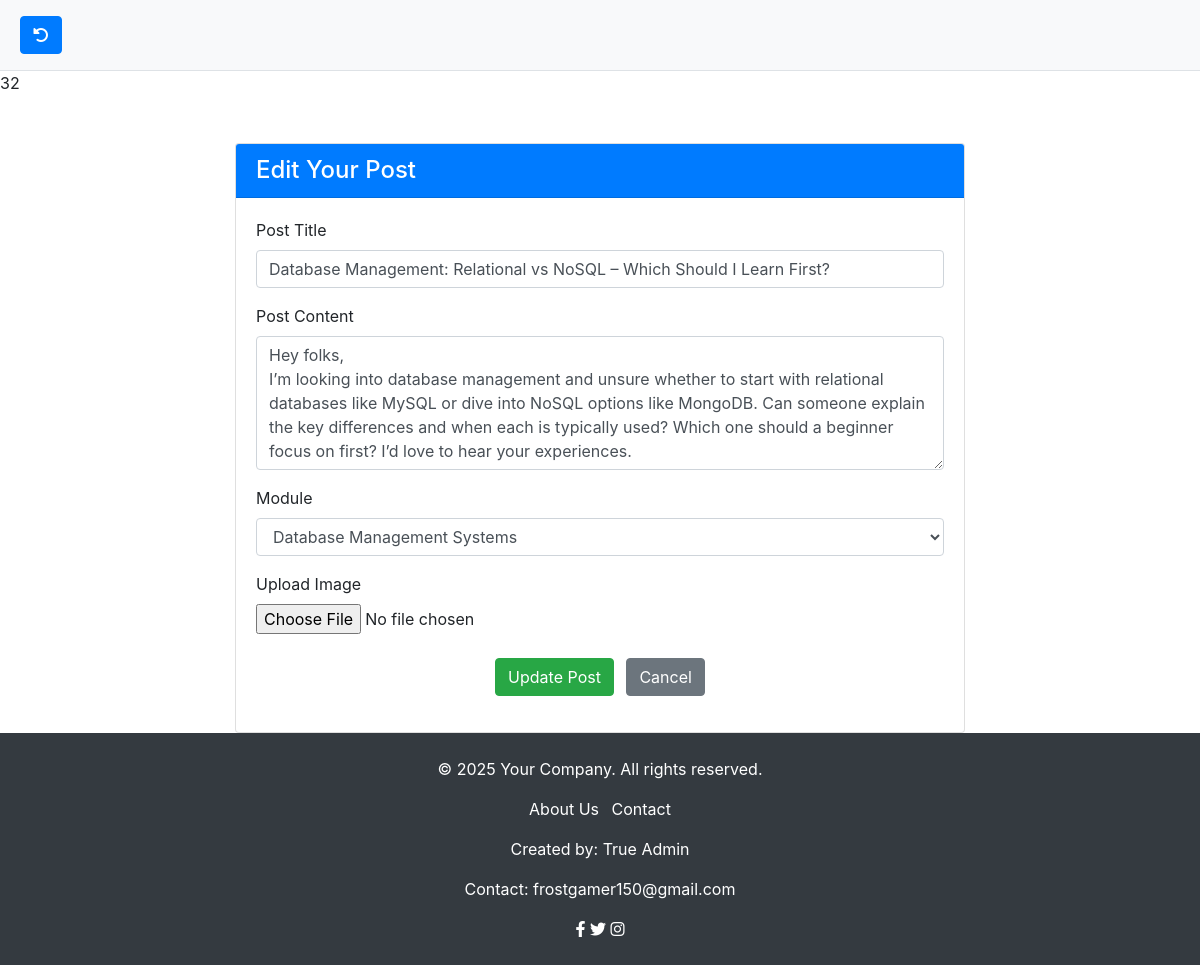
/includes/post_edit.php?id=32 (signed in), run on the app's committed database.
### tables this page shows
CREATE TABLE `posts` (
  `id` int(11) NOT NULL,
  `title` varchar(255) NOT NULL,
  `content` text NOT NULL,
  `image_url` longblob DEFAULT NULL,
  `user_id` int(11) DEFAULT NULL,
  `module_id` int(11) DEFAULT NULL,
  `created_at` timestamp NOT NULL DEFAULT current_timestamp(),
  `updated_at` timestamp NOT NULL DEFAULT current_timestamp() ON UPDATE current_timestamp(),
  `upvotes` int(11) DEFAULT 0,
  `downvotes` int(11) DEFAULT 0
);

CREATE TABLE `modules` (
  `id` int(11) NOT NULL,
  `module_name` varchar(255) NOT NULL,
  `description` text DEFAULT NULL,
  `created_at` timestamp NOT NULL DEFAULT current_timestamp(),
  `updated_at` timestamp NOT NULL DEFAULT current_timestamp() ON UPDATE current_timestamp()
);

### includes/post_edit.php (called while the page is built, shortened)
<?php include '../templates/header.php'; ?>
<?php
include 'db_connection.php';
include 'fetch_modules.php';
$is_edit = true;
$post_id = $_GET['id'] ?? null;
$stmt = $pdo->prepare("SELECT * FROM posts WHERE id = :id AND user_id = :user_id");
$stmt->bindParam(':id', $post_id, PDO::PARAM_INT);
$stmt->bindParam(':user_id', $_SESSION['user_id'], PDO::PARAM_INT);
$stmt->execute();
$post = $stmt->fetch(PDO::FETCH_ASSOC);
include '../templates/post.html.php';
?>
<?php include '../templates/footer.php'; ?>

### includes/fetch_modules.php (called while the page is built, shortened)
<?php
include 'db_connection.php';
try {
    $sql2 = "SELECT * FROM modules";
    $modules = $pdo->query($sql2);
    } catch (PDOException $e) {
        $error = "Unable to connect to db server: " . $e->getMessage();
    }
?>

### templates/post.html.php (the view, shortened to what this page needs)
<!DOCTYPE html>
<html lang="en">
<head>
    <link rel="stylesheet" href="https://maxcdn.bootstrapcdn.com/bootstrap/4.5.2/css/bootstrap.min.css">
</head>
<body>
    <div class="container mt-5">
        <div class="row justify-content-center">
            <div class="col-md-8">
                <div class="card">
                    <div class="card-header bg-primary text-white">
                        <h4 class="mb-0"><?= $is_edit ? 'Edit Your Post' : 'Create a New Post'; ?></h4>
                    </div>
                    <div class="card-body">
                        <form action="<?php echo $is_edit ? 'post_edit.php?id=' . $post['id'] : 'post_create.php'; ?>" method="POST" enctype="multipart/form-data" novalidate>
                            <div class="form-group">
                                <label for="title">Post Title</label>
                                <input type="text" name="title" id="title" class="form-control" value="<?php echo isset($post['title']) ? htmlspecialchars($post['title']) : ''; ?>" required>
                            </div>
                            <div class="form-group">
                                <label for="content">Post Content</label>
                                <textarea name="content" id="content" rows="5" class="form-control" required><?php echo isset($post['content']) ? htmlspecialchars($post['content']) : ''; ?></textarea>
                            </div>
                            <div class="form-group">
                                <label for="module">Module</label>
                                <select name="module" id="module" class="form-control" required>
                                    <?php foreach ($modules as $module): ?>
                                        <option value="<?php echo $module['id']; ?>" <?php echo isset($post['module_id']) && $post['module_id'] == $module['id'] ? 'selected' : ''; ?>>
                                            <?php echo htmlspecialchars($module['module_name']); ?>
                                        </option>
                                    <?php endforeach; ?>
                                </select>
                            </div>
                            <div class="form-group">
                                <label for="image">Upload Image</label>
                                <input type="file" name="image" id="image" class="form-control-file" >
                            </div>
                            <div class="form-group text-center mt-4">
                                <button type="submit" class="btn btn-success">
                                    <?php echo $is_edit ? 'Update Post' : 'Create Post'; ?>
                                </button>
                                <a href="home.php" class="btn btn-secondary ml-2">Cancel</a>
                            </div>
                        </form>
                    </div>
                </div>
            </div>
        </div>
    </div>
</body>
</html>

### templates/header_style.css (style rules this page uses)
* { margin: 0; padding: 0; box-sizing: border-box; }
.btn { display: inline-block; padding: 10px 15px; text-decoration: none; color: #fff; background-color: #007bff; border-radius: 25px; font-weight: bold; }

### data on the page
posts: title "Database Management: Relational vs NoSQL – Which Should I Learn First?", content "Hey folks, I’m looking into database management and unsure whether to start with relational databases like MySQL or dive into NoSQL options like MongoDB. Can someone explain the key differences and when each is typically used? Which one should a beginner focus on first? I’d love to hear your experiences.", module "Database Management Systems"
